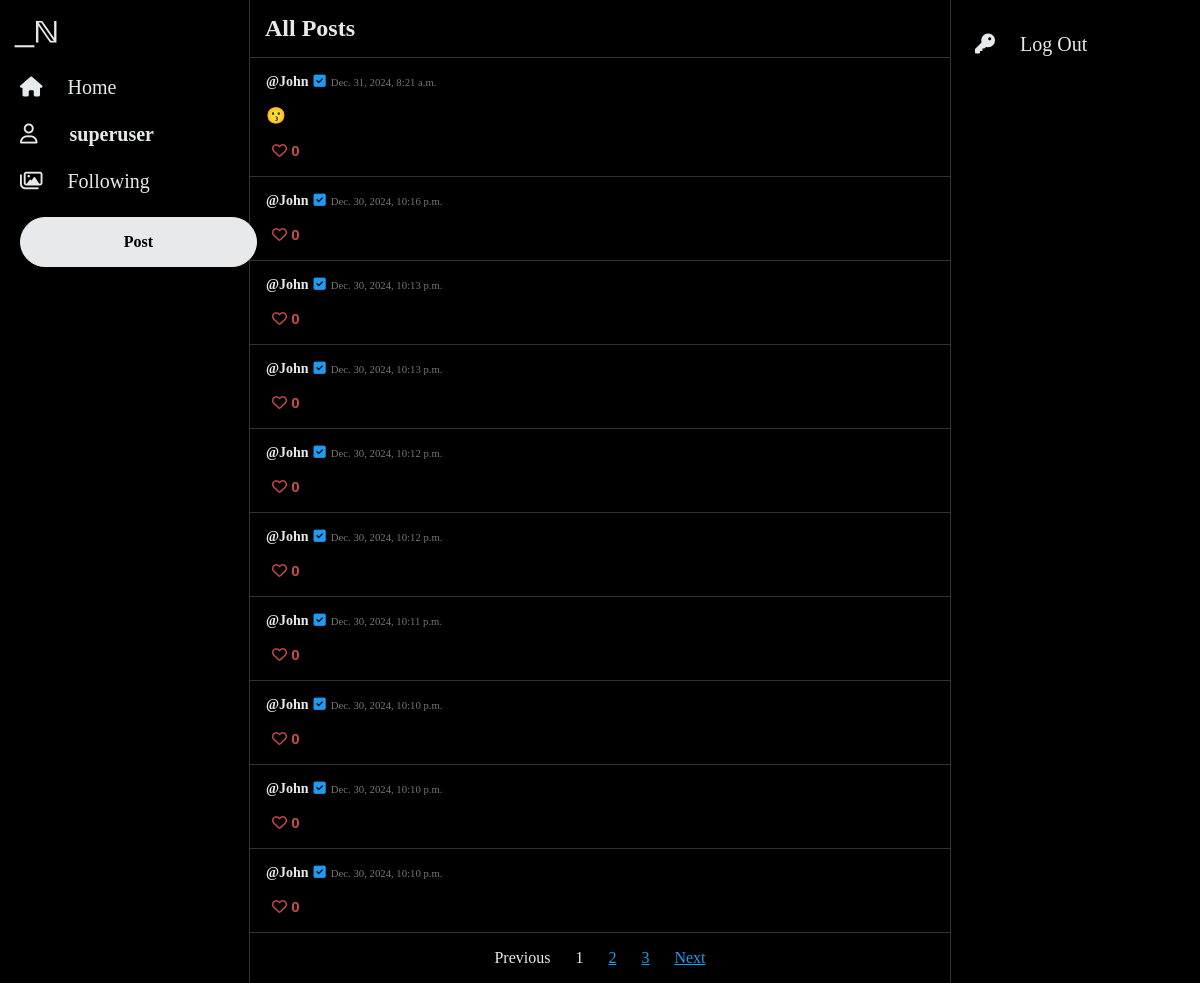
Screenshot of /all-posts (signed in) with the database file from the repository.
### network/models.py (models this page shows, shortened)
class User(AbstractUser):
    pass

class Tweet(models.Model):
    author = models.ForeignKey(User, on_delete=models.CASCADE)
    tweetText = models.CharField(max_length=255)
    posted = models.DateTimeField(auto_now_add=True)
    like = models.ManyToManyField(User, blank=True, related_name="likes")

### network/views.py (the view)
# urls.py: path("all-posts", views.allPosts, name="allPosts"),
@login_required(redirect_field_name='my_redirect_field')
def allPosts(request):
    tweets = Tweet.objects.all().order_by('-posted')
    paginator = Paginator(tweets, 10)
    page_number = request.GET.get('page')
    page_obj = paginator.get_page(page_number)
    return render(request, "network/allPosts.html", {
        "page_obj": page_obj
    })

### network/templates/network/allPosts.html (shortened to what this page needs)
{% extends "network/layout.html" %}
{% load static %}
{% block body %}
<div style="border-bottom: 1px solid #2F3336;">
   <h2 style="margin: 15px;">All Posts</h2>
</div>
<div class="container">
   {% for tweet in page_obj %}
   <div class="post">
      <div class="card" data-id="{{tweet.id}}">
         <div class="card-body rounded">
            <div class="card-info">
            <a class="card-title" href="{% url 'profile' user_id=tweet.author.id%}"><strong>@{{ tweet.author }}</strong></a>
            <i class="fa-solid fa-square-check" id="check"></i>
            <h6 class="card-subtitle">{{tweet.posted}}</h6>
            </div>
            <p class="card-text" id="tweetText">{{tweet.tweetText}}</p>
            {% if user.username in tweet.like.all|stringformat:'s' %}
            <button class="button-like" id="foo-like">
               <i class="fa-solid fa-heart"></i>&nbsp;<span id="number">{{ tweet.like.all.count }}</span>
            </button>
            {% else %}
            <button class="button-secondary" id="foo">
               <i class="fa-regular fa-heart"></i>&nbsp;<span id="number">{{ tweet.like.all.count }}</span>
            </button>
            {% endif %}
         </div>
      </div>
   </div>
   {% endfor %}
   <nav aria-label="Page">
      <ul class="pagination">
         {% if page_obj.has_previous %}
         <li class="page-item">
            <a class="page-link" href="?page={{ page_obj.previous_page_number }}">Previous</a>
         </li>
         {% else %}
         <li class="page-item disabled">
            <a class="page-link disabled" href="#" tabindex="-1" aria-disabled="True">Previous</a>
         </li>
         {% endif %}
         {% for i in page_obj.paginator.page_range %}
         {% if page_obj.number == i %}
         <li class="page-item active" aria-current="page">
            <span class="page-link">
               {{ i }}
            </span>
         </li>
         {% else %}
         <li class="page-item"><a class="page-link" href="?page={{ i }}">{{ i }}</a></li>
         {% endif %}
         {% endfor %}
         {% if page_obj.has_next %}
         <li class="page-item">
            <a class="page-link" href="?page={{ page_obj.next_page_number }}">Next</a>
         </li>
         {% else %}
         <li class="page-item disabled">
            <a class="page-link disabled" href="#" tabindex="-1" aria-disabled="True">Next</a>
         </li>
         {% endif %}
      </ul>
   </nav>
   </div>
   {% endblock %}

### network/templates/network/layout.html (shortened to what this page needs)
{% load static %}
<!DOCTYPE html>
<html lang="en">
    <head>
        <link rel="stylesheet" href="{% static 'network/styles.css' %}"/>
        <link rel="stylesheet" href="https://cdnjs.cloudflare.com/ajax/libs/font-awesome/6.7.2/css/all.min.css">
    </head>
    <body>
        <header>
            <div class="sticky">
                <div class="logo">
                    <a href="{% url 'index' %}">
                        <img src="{% static '/network/logo.svg' %}" height="45" alt="logo"/>
                    </a>
                </div>
                <nav>
                    <div>
                        <ul style="margin: 0;">
                            {% if user.is_authenticated %}
                                <li class="nav-item">
                                    <a class="nav-link" href="{% url 'allPosts' %}">
                                        <i class="fa-sharp fa-solid fa-house" id="nav-icon"></i>
                                        <span class="nav-text">Home</span>
                                    </a>
                                </li>
                                <li class="nav-item">
                                    <a class="nav-link" href="{% url 'profile' user_id=user.id%}">
                                        <i class="fa-regular fa-user" id="nav-icon"></i>
                                        <strong class="nav-text" style="margin-left: 27px;">{{ user.username }}</strong>
                                    </a>
                                </li>
                                <li class="nav-item">
                                    <a class="nav-link" href="{% url 'following' %}">
                                        <i class="fa-regular fa-images"></i>
                                        <span class="nav-text">Following</span>
                                    </a>
                                </li>
                                <li class="nav-item button">
                                    <a class="nav-button" href="{% url 'tweet' %}" role="button">Post</a>
                                </li>
                            {% endif %}
                        </ul>
                    </div>
                </nav>
            </div>
        </header>
        <div class="body">
            {% block body %}
            {% endblock %}
        </div>
        <footer>
            <div class="sticky" style="margin-left: 12px;">
                <ul>
                    <li class="nav-item">
                        <a class="nav-link" href="{% url 'logout' %}" role="button">
                            <i class="fa-solid fa-key"></i>
                            <span class="nav-text">Log Out</span>
                        </a>
                    </li>
                </ul>
            </div>
        </footer>
    </body>
</html>

### network/static/network/styles.css (style rules this page uses)
body { display: flex; color: #e7e9ea; justify-content: center; background-color: #000; font-family: TwitterChirp; margin-top: 0; margin-bottom: 0; }
header { width: 275px; border-right: 1px solid #2F3336; }
footer { width: 275px; border-left: 1px solid #2F3336; }
ul { padding-inline-start: 0; }
#nav-icon { font-size: 20px; color: #e7e9ea; }
a.nav-link { font-size: 20px; color: #e7e9ea; text-decoration: none; }
a.card-title { margin: 0; color: #e7e9ea; text-decoration: none; font-size: 14px; }
a.page-link { color: #1d9bf0; }
a.page-link.disabled { color: #e7e9ea; text-decoration: none; cursor: default; }
.sticky { position: fixed; margin-top: 5px; }
.nav-item { align-items: center; display: flex; padding: 12px; }
.logo { padding: 5px; }
.nav-text { margin-left: 20px; margin-right: 16px; }
.nav-button { background-color: #e7e9ea; border: 1px solid #e7e9ea; border-radius: 25px; padding: 15px 25px; text-align: center; color: #000; text-decoration: none; font-weight: 600; width: 185px; }
.nav-item.button { background-color: transparent; border-radius: 25px; width: auto; }
.body { max-width: 750px; min-width: 700px; }
.post { border-bottom: 1px solid #2F3336; padding: 16px; }
.card-info { display: flex; align-items: baseline; gap: 5px; }
.card-subtitle { margin: 0; font-weight: normal; color: #71767b; }
#check { color: #1d9bf0; font-size: 14px; }
#foo { border: none; background-color: transparent; color: #c94c4c; font-size: 15px; cursor: pointer; }
#number { font-weight: bold; }
.pagination { display: flex; justify-content: center; gap: 25px; align-items: center; }
.page-item { display: block; }

### rows the page displays
User: username "superuser"
Tweet: author "John", posted "Dec. 31, 2024, 8:21 a.m.", tweetText "😗", like.all.count "0"
Tweet: author "John", posted "Dec. 30, 2024, 10:16 p.m.", like.all.count "0"
Tweet: author "John", posted "Dec. 30, 2024, 10:13 p.m.", like.all.count "0"
Tweet: author "John", posted "Dec. 30, 2024, 10:13 p.m.", like.all.count "0"
Tweet: author "John", posted "Dec. 30, 2024, 10:12 p.m.", like.all.count "0"
Tweet: author "John", posted "Dec. 30, 2024, 10:12 p.m.", like.all.count "0"
Tweet: author "John", posted "Dec. 30, 2024, 10:11 p.m.", like.all.count "0"
Tweet: author "John", posted "Dec. 30, 2024, 10:10 p.m.", like.all.count "0"
Tweet: author "John", posted "Dec. 30, 2024, 10:10 p.m.", like.all.count "0"
Tweet: author "John", posted "Dec. 30, 2024, 10:10 p.m.", like.all.count "0"

### other values shown
{{ i }} "1"
{{ i }} "2" "3"
